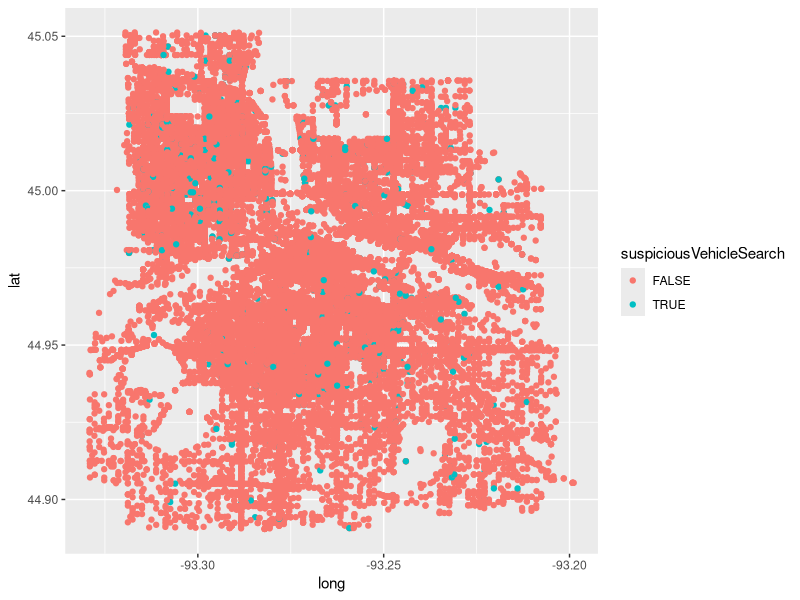
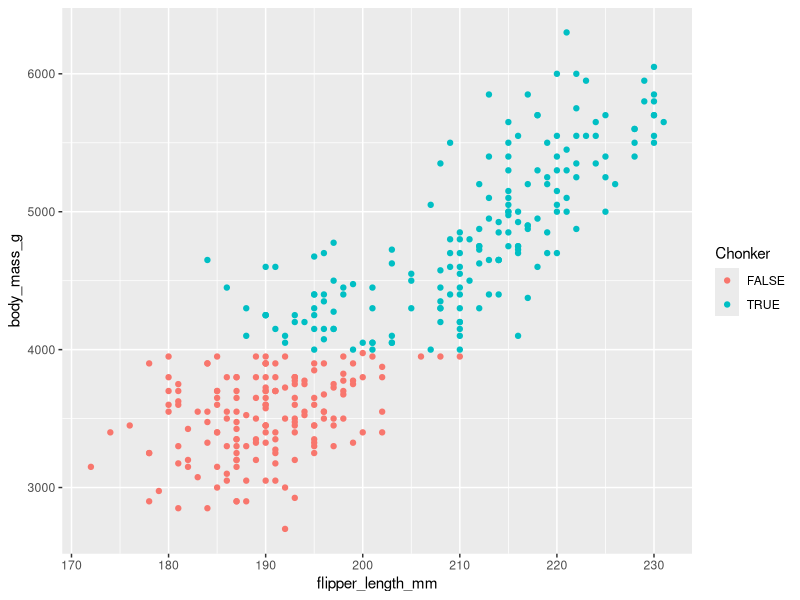
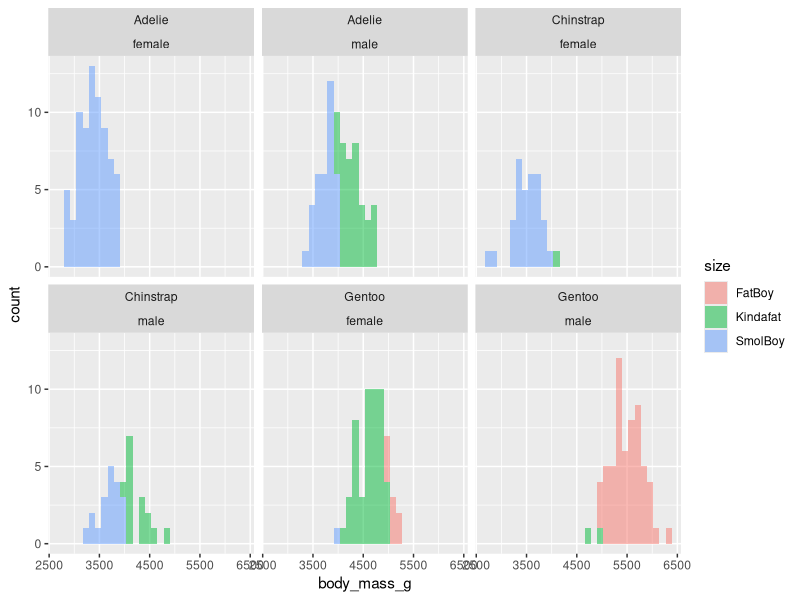

Generate these figures, in order, with R:
library(carData)
library(tidyverse)


df <- full_join(MplsStops,MplsDemo)

glimpse(df)
levels(df$problem)
levels(df$citationIssued)
levels(df$personSearch)




df$citationIssued %>% 
  table()

df$citationIssued %>% 
  summary()

df %>% glimpse()

df <- df %>% 
  mutate(citationIssued = case_when(citationIssued == "YES" ~ TRUE,
                                    TRUE ~ FALSE),
         vehicleSearch = case_when(vehicleSearch == "YES" ~ TRUE,
                                   TRUE ~ FALSE),
         suspiciousVehicleSearch = case_when(problem == "suspicious" & vehicleSearch == TRUE ~ TRUE,
                                             TRUE ~ FALSE))


df$suspiciousVehicleSearch %>% summary
df$vehicleSearch %>% summary

df %>% 
  ggplot(aes(x = long,y = lat, color = suspiciousVehicleSearch)) +
  geom_point()


library(palmerpenguins)

df <- penguins



df %>% 
  mutate(Chonker = case_when(
   body_mass_g >= 4000 ~ TRUE,
            TRUE ~ FALSE)) %>% 
  ggplot(aes(x = flipper_length_mm, y = body_mass_g, color = Chonker)) +
  geom_point()

penguins %>% 
  filter(!is.na(sex)) %>% 
  mutate(size = case_when(body_mass_g >= 5000 ~ "FatBoy",
                          body_mass_g >= 4000 & body_mass_g < 5000 ~ "Kindafat",
                          body_mass_g < 4000 ~ "SmolBoy")) %>% 
  ggplot(aes(x=body_mass_g,fill = size)) +
  geom_histogram(alpha=.5) +
  facet_wrap(~species*sex)




penguins

#